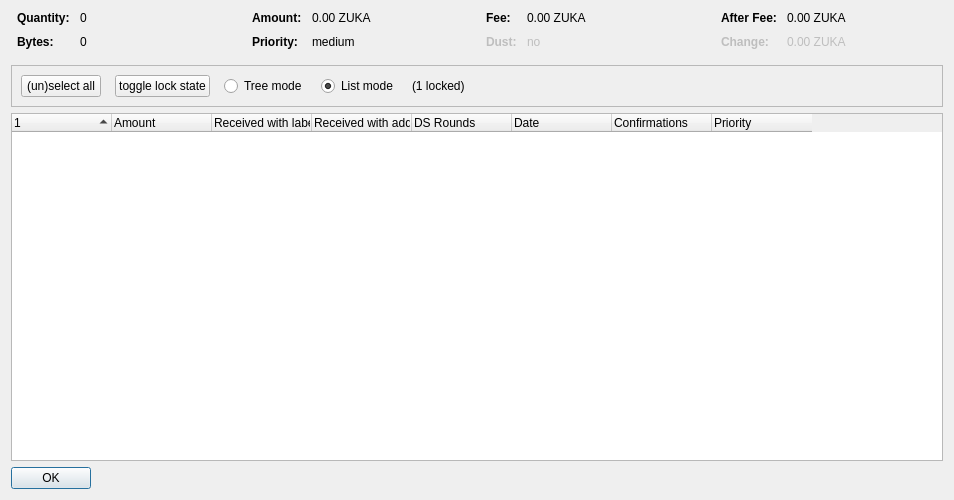
<?xml version="1.0" encoding="UTF-8"?>
<ui version="4.0">
 <class>CoinControlDialog</class>
 <widget class="QDialog" name="CoinControlDialog">
  <property name="geometry">
   <rect>
    <x>0</x>
    <y>0</y>
    <width>954</width>
    <height>500</height>
   </rect>
  </property>
  <property name="windowTitle">
   <string>Coin Selection</string>
  </property>
  <layout class="QVBoxLayout" name="verticalLayout">
   <item>
    <layout class="QHBoxLayout" name="horizontalLayoutTop" stretch="0,0,0,0">
     <property name="topMargin">
      <number>0</number>
     </property>
     <property name="bottomMargin">
      <number>10</number>
     </property>
     <item>
      <layout class="QFormLayout" name="formLayoutCoinControl1">
       <property name="horizontalSpacing">
        <number>10</number>
       </property>
       <property name="verticalSpacing">
        <number>10</number>
       </property>
       <property name="leftMargin">
        <number>6</number>
       </property>
       <property name="rightMargin">
        <number>6</number>
       </property>
       <item row="0" column="0">
        <widget class="QLabel" name="labelCoinControlQuantityText">
         <property name="font">
          <font>
           <weight>75</weight>
           <bold>true</bold>
          </font>
         </property>
         <property name="text">
          <string>Quantity:</string>
         </property>
        </widget>
       </item>
       <item row="0" column="1">
        <widget class="QLabel" name="labelCoinControlQuantity">
         <property name="cursor">
          <cursorShape>IBeamCursor</cursorShape>
         </property>
         <property name="contextMenuPolicy">
          <enum>Qt::ActionsContextMenu</enum>
         </property>
         <property name="text">
          <string notr="true">0</string>
         </property>
         <property name="textInteractionFlags">
          <set>Qt::LinksAccessibleByMouse|Qt::TextSelectableByKeyboard|Qt::TextSelectableByMouse</set>
         </property>
        </widget>
       </item>
       <item row="1" column="0">
        <widget class="QLabel" name="labelCoinControlBytesText">
         <property name="font">
          <font>
           <weight>75</weight>
           <bold>true</bold>
          </font>
         </property>
         <property name="text">
          <string>Bytes:</string>
         </property>
        </widget>
       </item>
       <item row="1" column="1">
        <widget class="QLabel" name="labelCoinControlBytes">
         <property name="cursor">
          <cursorShape>IBeamCursor</cursorShape>
         </property>
         <property name="contextMenuPolicy">
          <enum>Qt::ActionsContextMenu</enum>
         </property>
         <property name="text">
          <string notr="true">0</string>
         </property>
         <property name="textInteractionFlags">
          <set>Qt::LinksAccessibleByMouse|Qt::TextSelectableByKeyboard|Qt::TextSelectableByMouse</set>
         </property>
        </widget>
       </item>
      </layout>
     </item>
     <item>
      <layout class="QFormLayout" name="formLayoutCoinControl2">
       <property name="horizontalSpacing">
        <number>10</number>
       </property>
       <property name="verticalSpacing">
        <number>10</number>
       </property>
       <property name="leftMargin">
        <number>6</number>
       </property>
       <property name="rightMargin">
        <number>6</number>
       </property>
       <item row="0" column="0">
        <widget class="QLabel" name="labelCoinControlAmountText">
         <property name="font">
          <font>
           <weight>75</weight>
           <bold>true</bold>
          </font>
         </property>
         <property name="text">
          <string>Amount:</string>
         </property>
        </widget>
       </item>
       <item row="0" column="1">
        <widget class="QLabel" name="labelCoinControlAmount">
         <property name="cursor">
          <cursorShape>IBeamCursor</cursorShape>
         </property>
         <property name="contextMenuPolicy">
          <enum>Qt::ActionsContextMenu</enum>
         </property>
         <property name="text">
          <string notr="true">0.00 ZUKA</string>
         </property>
         <property name="textInteractionFlags">
          <set>Qt::LinksAccessibleByMouse|Qt::TextSelectableByKeyboard|Qt::TextSelectableByMouse</set>
         </property>
        </widget>
       </item>
       <item row="1" column="0">
        <widget class="QLabel" name="labelCoinControlPriorityText">
         <property name="font">
          <font>
           <weight>75</weight>
           <bold>true</bold>
          </font>
         </property>
         <property name="text">
          <string>Priority:</string>
         </property>
        </widget>
       </item>
       <item row="1" column="1">
        <widget class="QLabel" name="labelCoinControlPriority">
         <property name="cursor">
          <cursorShape>IBeamCursor</cursorShape>
         </property>
         <property name="contextMenuPolicy">
          <enum>Qt::ActionsContextMenu</enum>
         </property>
         <property name="text">
          <string>medium</string>
         </property>
         <property name="textInteractionFlags">
          <set>Qt::LinksAccessibleByMouse|Qt::TextSelectableByKeyboard|Qt::TextSelectableByMouse</set>
         </property>
        </widget>
       </item>
      </layout>
     </item>
     <item>
      <layout class="QFormLayout" name="formLayoutCoinControl3">
       <property name="horizontalSpacing">
        <number>10</number>
       </property>
       <property name="verticalSpacing">
        <number>10</number>
       </property>
       <property name="leftMargin">
        <number>6</number>
       </property>
       <property name="rightMargin">
        <number>6</number>
       </property>
       <item row="0" column="0">
        <widget class="QLabel" name="labelCoinControlFeeText">
         <property name="font">
          <font>
           <weight>75</weight>
           <bold>true</bold>
          </font>
         </property>
         <property name="text">
          <string>Fee:</string>
         </property>
        </widget>
       </item>
       <item row="0" column="1">
        <widget class="QLabel" name="labelCoinControlFee">
         <property name="cursor">
          <cursorShape>IBeamCursor</cursorShape>
         </property>
         <property name="contextMenuPolicy">
          <enum>Qt::ActionsContextMenu</enum>
         </property>
         <property name="text">
          <string notr="true">0.00 ZUKA</string>
         </property>
         <property name="textInteractionFlags">
          <set>Qt::LinksAccessibleByMouse|Qt::TextSelectableByKeyboard|Qt::TextSelectableByMouse</set>
         </property>
        </widget>
       </item>
       <item row="1" column="0">
        <widget class="QLabel" name="labelCoinControlLowOutputText">
         <property name="enabled">
          <bool>false</bool>
         </property>
         <property name="font">
          <font>
           <weight>75</weight>
           <bold>true</bold>
          </font>
         </property>
         <property name="text">
          <string>Dust:</string>
         </property>
        </widget>
       </item>
       <item row="1" column="1">
        <widget class="QLabel" name="labelCoinControlLowOutput">
         <property name="enabled">
          <bool>false</bool>
         </property>
         <property name="cursor">
          <cursorShape>IBeamCursor</cursorShape>
         </property>
         <property name="contextMenuPolicy">
          <enum>Qt::ActionsContextMenu</enum>
         </property>
         <property name="text">
          <string>no</string>
         </property>
         <property name="textInteractionFlags">
          <set>Qt::LinksAccessibleByMouse|Qt::TextSelectableByKeyboard|Qt::TextSelectableByMouse</set>
         </property>
        </widget>
       </item>
      </layout>
     </item>
     <item>
      <layout class="QFormLayout" name="formLayoutCoinControl4">
       <property name="horizontalSpacing">
        <number>10</number>
       </property>
       <property name="verticalSpacing">
        <number>10</number>
       </property>
       <property name="leftMargin">
        <number>6</number>
       </property>
       <property name="rightMargin">
        <number>6</number>
       </property>
       <item row="0" column="0">
        <widget class="QLabel" name="labelCoinControlAfterFeeText">
         <property name="font">
          <font>
           <weight>75</weight>
           <bold>true</bold>
          </font>
         </property>
         <property name="text">
          <string>After Fee:</string>
         </property>
        </widget>
       </item>
       <item row="0" column="1">
        <widget class="QLabel" name="labelCoinControlAfterFee">
         <property name="cursor">
          <cursorShape>IBeamCursor</cursorShape>
         </property>
         <property name="contextMenuPolicy">
          <enum>Qt::ActionsContextMenu</enum>
         </property>
         <property name="text">
          <string notr="true">0.00 ZUKA</string>
         </property>
         <property name="textInteractionFlags">
          <set>Qt::LinksAccessibleByMouse|Qt::TextSelectableByKeyboard|Qt::TextSelectableByMouse</set>
         </property>
        </widget>
       </item>
       <item row="1" column="0">
        <widget class="QLabel" name="labelCoinControlChangeText">
         <property name="enabled">
          <bool>false</bool>
         </property>
         <property name="font">
          <font>
           <weight>75</weight>
           <bold>true</bold>
          </font>
         </property>
         <property name="text">
          <string>Change:</string>
         </property>
        </widget>
       </item>
       <item row="1" column="1">
        <widget class="QLabel" name="labelCoinControlChange">
         <property name="enabled">
          <bool>false</bool>
         </property>
         <property name="cursor">
          <cursorShape>IBeamCursor</cursorShape>
         </property>
         <property name="contextMenuPolicy">
          <enum>Qt::ActionsContextMenu</enum>
         </property>
         <property name="text">
          <string notr="true">0.00 ZUKA</string>
         </property>
         <property name="textInteractionFlags">
          <set>Qt::LinksAccessibleByMouse|Qt::TextSelectableByKeyboard|Qt::TextSelectableByMouse</set>
         </property>
        </widget>
       </item>
      </layout>
     </item>
    </layout>
   </item>
   <item>
    <widget class="QFrame" name="frame">
     <property name="minimumSize">
      <size>
       <width>0</width>
       <height>40</height>
      </size>
     </property>
     <property name="frameShape">
      <enum>QFrame::StyledPanel</enum>
     </property>
     <property name="frameShadow">
      <enum>QFrame::Sunken</enum>
     </property>
     <layout class="QHBoxLayout" name="horizontalLayout">
      <item>
       <layout class="QHBoxLayout" name="horizontalLayoutPanel" stretch="0,0,0,0,0,0">
        <property name="spacing">
         <number>14</number>
        </property>
        <item>
         <widget class="QPushButton" name="pushButtonSelectAll">
          <property name="sizePolicy">
           <sizepolicy hsizetype="Maximum" vsizetype="Fixed">
            <horstretch>0</horstretch>
            <verstretch>0</verstretch>
           </sizepolicy>
          </property>
          <property name="text">
           <string>(un)select all</string>
          </property>
          <property name="autoDefault">
           <bool>false</bool>
          </property>
         </widget>
        </item>
        <item>
         <widget class="QPushButton" name="pushButtonToggleLock">
          <property name="sizePolicy">
           <sizepolicy hsizetype="Maximum" vsizetype="Fixed">
            <horstretch>0</horstretch>
            <verstretch>0</verstretch>
           </sizepolicy>
          </property>
          <property name="text">
           <string>toggle lock state</string>
          </property>
          <property name="autoDefault">
           <bool>false</bool>
          </property>
         </widget>
        </item>
        <item>
         <widget class="QRadioButton" name="radioTreeMode">
          <property name="sizePolicy">
           <sizepolicy hsizetype="Maximum" vsizetype="Fixed">
            <horstretch>0</horstretch>
            <verstretch>0</verstretch>
           </sizepolicy>
          </property>
          <property name="text">
           <string>Tree mode</string>
          </property>
         </widget>
        </item>
        <item>
         <widget class="QRadioButton" name="radioListMode">
          <property name="sizePolicy">
           <sizepolicy hsizetype="Maximum" vsizetype="Fixed">
            <horstretch>0</horstretch>
            <verstretch>0</verstretch>
           </sizepolicy>
          </property>
          <property name="text">
           <string>List mode</string>
          </property>
          <property name="checked">
           <bool>true</bool>
          </property>
         </widget>
        </item>
        <item>
         <widget class="QLabel" name="labelLocked">
          <property name="text">
           <string>(1 locked)</string>
          </property>
         </widget>
        </item>
        <item>
         <spacer name="horizontalSpacer">
          <property name="orientation">
           <enum>Qt::Horizontal</enum>
          </property>
          <property name="sizeHint" stdset="0">
           <size>
            <width>40</width>
            <height>20</height>
           </size>
          </property>
         </spacer>
        </item>
       </layout>
      </item>
     </layout>
    </widget>
   </item>
   <item>
    <widget class="CoinControlTreeWidget" name="treeWidget">
     <property name="contextMenuPolicy">
      <enum>Qt::CustomContextMenu</enum>
     </property>
     <property name="sortingEnabled">
      <bool>false</bool>
     </property>
     <property name="columnCount">
      <number>8</number>
     </property>
     <attribute name="headerShowSortIndicator" stdset="0">
      <bool>true</bool>
     </attribute>
     <attribute name="headerStretchLastSection">
      <bool>false</bool>
     </attribute>
     <column>
      <property name="text">
       <string/>
      </property>
     </column>
     <column>
      <property name="text">
       <string>Amount</string>
      </property>
     </column>
     <column>
      <property name="text">
       <string>Received with label</string>
      </property>
     </column>
     <column>
      <property name="text">
       <string>Received with address</string>
      </property>
     </column>
     <column>
      <property name="text">
       <string>DS Rounds</string>
      </property>
     </column>
     <column>
      <property name="text">
       <string>Date</string>
      </property>
     </column>
     <column>
      <property name="text">
       <string>Confirmations</string>
      </property>
      <property name="toolTip">
       <string>Confirmed</string>
      </property>
     </column>
     <column>
      <property name="text">
       <string>Priority</string>
      </property>
     </column>
    </widget>
   </item>
   <item>
    <widget class="QDialogButtonBox" name="buttonBox">
     <property name="sizePolicy">
      <sizepolicy hsizetype="Maximum" vsizetype="Fixed">
       <horstretch>0</horstretch>
       <verstretch>0</verstretch>
      </sizepolicy>
     </property>
     <property name="orientation">
      <enum>Qt::Horizontal</enum>
     </property>
     <property name="standardButtons">
      <set>QDialogButtonBox::Ok</set>
     </property>
    </widget>
   </item>
  </layout>
 </widget>
 <customwidgets>
  <customwidget>
   <class>CoinControlTreeWidget</class>
   <extends>QTreeWidget</extends>
   <header>coincontroltreewidget.h</header>
  </customwidget>
 </customwidgets>
 <resources/>
 <connections/>
</ui>
